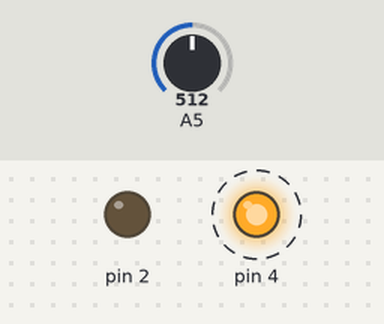
Simulated run of this sketch. Board: Arduino Uno, built with avr-gcc and run on an emulated ATmega328P. Shown: output pins drawn as LEDs (lit = HIGH). Dashed ring = blinking. Inputs (shaded band) come from the test bench; at power-on: A5 = 512.

Above: at 1.29 s.
1.3 s: A5 set to 0
At 2.86 s:
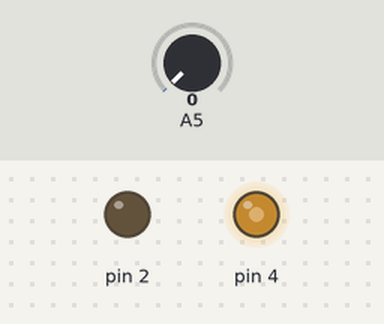
4.3 s: A5 set to 48
7.3 s: A5 set to 56
At 7.87 s:
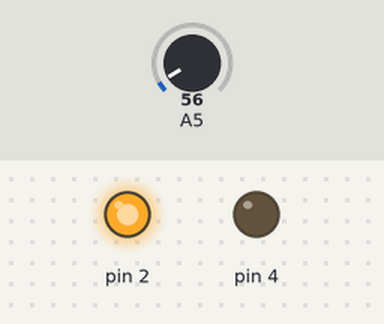
13.3 s: A5 set to 122
At 15.72 s:
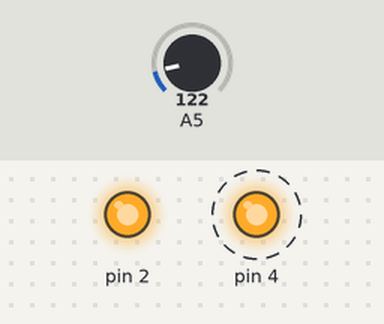
Timing chart, 0 to 17.3 s (numbered marks = the images above; inputs shaded):
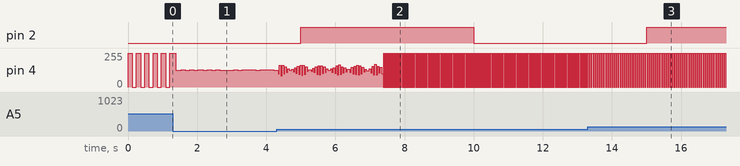

The sketch:

clocks.ino
```cpp
const unsigned long interval1 = 5000;
unsigned long interval2 = 0;

unsigned long previousMillis1 = 0;
unsigned long previousMillis2 = 0;

bool dotHz = false, clk = false;

void setup() {
  pinMode(2, OUTPUT);
  pinMode(4, OUTPUT);
  pinMode(A5, INPUT);
}

void loop() {
  unsigned long currentMillis = millis();

  if (currentMillis - previousMillis1 >= interval1) {
    if(!dotHz){
      dotHz = true;
      digitalWrite(2, HIGH);
    }
    else{
      dotHz = false;
      digitalWrite(2, LOW);
    }

    previousMillis1 = currentMillis;
  }

  // Segundo loop
  if (currentMillis - previousMillis2 >= interval2) {
    interval2 = map(analogRead(A5), 0, 1023, 2, 240);
    if(!clk){
      clk = true;
      digitalWrite(4, HIGH);
    }
    else{
      clk = false;
      digitalWrite(4, LOW);
    }

    previousMillis2 = currentMillis;
  }

}
```

Measured:
- the behaviour switches between 51 and 52 on A5 (found by bisection; images 1 and 2)
- after the input at 13.3 s, pin 4: alternates 255/255 for 0.03 s and 0/255 for 0.03 s, starting after 0.09 s
- by itself, pin 4: repeats every 0.03 s: 0/255 0.02 s, 255/255 0.02 s
